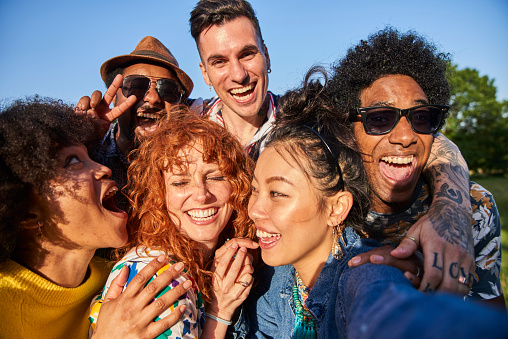
#> input picture Face Detection App (Python)/By Image - Object Detection using OpenCV/multiple_faces_photo.jpg, 508 x 339 px
$ python Face_Detector_AI.py
#> lines starting #> are read from the running program, lines starting #| are printed output that depends on the picture; after the words box and inside, x2 and y2 are one past the last pixel; in counts of white or black regions, pixels touching at a corner belong together
"""
Packages I used: 1) OpenCV
https://github.com/opencv/opencv/tree/master/data/haarcascades (They provided us with the trained datasets)
https://github.com/anaustinbeing/haar-cascade-files
Control+ALt+L for auto-formatting code
Classifier or detector => CascadeClassifier uses haar cascade algorithm.
"""
import cv2 # Open source computer vision library for gray scale images
from random import randrange

# Step 1:
# load pre-trained data 'haarcascade_frontalface_default.xml' from opencv (haar cascade algorithm)
trainedFaceData = cv2.CascadeClassifier('haarcascade_frontalface_default.xml')

# Step 2:
# reading an image smile_photo.jpg
image = cv2.imread('multiple_faces_photo.jpg')
#> image is the input picture: shape (339, 508, 3); mean B, G, R 94.3, 99.9, 119.3

# now, I changed the image 'smile_photo' to gray color
grayScaledImage = cv2.cvtColor(image, cv2.COLOR_BGR2GRAY)
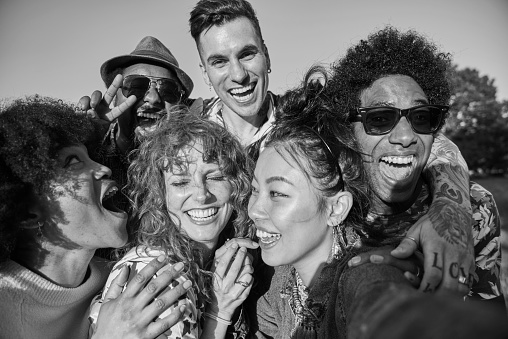
#> grayScaledImage: shape (339, 508); min 0, max 254, mean 105.1

# now, detectMultiScale will take all sizes and shapes of images, help us to detect the image and it is doing all these from gray scaled image
faceCoordinates = trainedFaceData.detectMultiScale(grayScaledImage)
#> faceCoordinates = [[230, 273, 26, 26], [174, 85, 52, 52], [253, 280, 60, 59], [190, 21, 91, 91], [155, 147, 85, 85], [345, 74, 117, 117], [232, 146, 126, 126]]
print(faceCoordinates)
#| [[230 273  26  26]
#|  [174  85  52  52]
#|  [253 280  60  59]
#|  [190  21  91  91]
#|  [155 147  85  85]
#|  [345  74 117 117]
#|  [232 146 126 126]]

# drawing rectangle around the face
for (x, y, w, h) in faceCoordinates: # now, by doing loop will detect all faces inside the picture
    cv2.rectangle(image, (x, y), (x + w, y + h), (randrange(256), randrange(256), randrange(256)), 2) # 255 is green and 2 is thickness
#> this loop made 7 passes
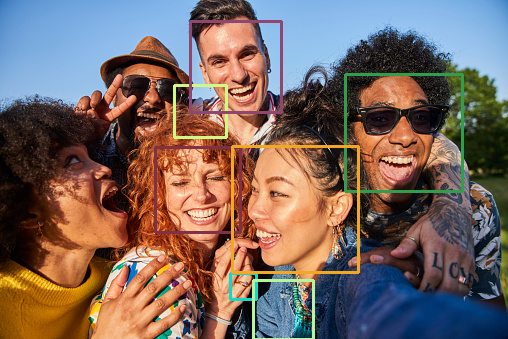
#> image: shape (339, 508, 3); 3.71% of pixels changed, all inside (x1, y1, x2, y2) = (154, 20, 464, 339)

# will display the image
cv2.imshow('Face_Detector', image)

# wait key just put little delay before popping up the image
cv2.waitKey()

print("\nSuccessful 😎")

$ run again, with Face Detection App (Python)/By Image - Object Detection using OpenCV/smile_photo.jpg copied over Face Detection App (Python)/By Image - Object Detection using OpenCV/multiple_faces_photo.jpg
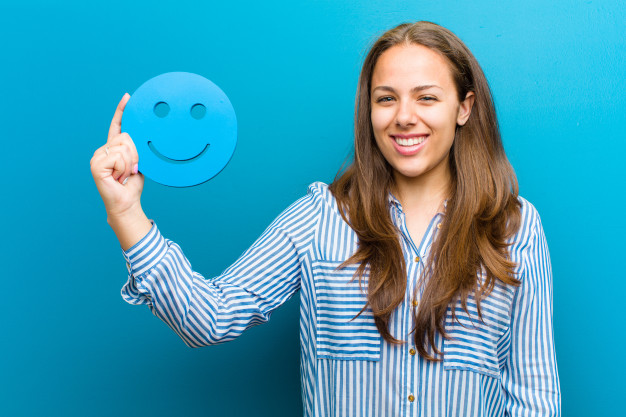
#> input picture Face Detection App (Python)/By Image - Object Detection using OpenCV/smile_photo.jpg, 626 x 417 px
#> image is the input picture: shape (417, 626, 3); mean B, G, R 182.3, 156.8, 60.9
#> `grayScaledImage = cv2.cvtColor(image, cv2.COLOR_BGR2GRAY)`:
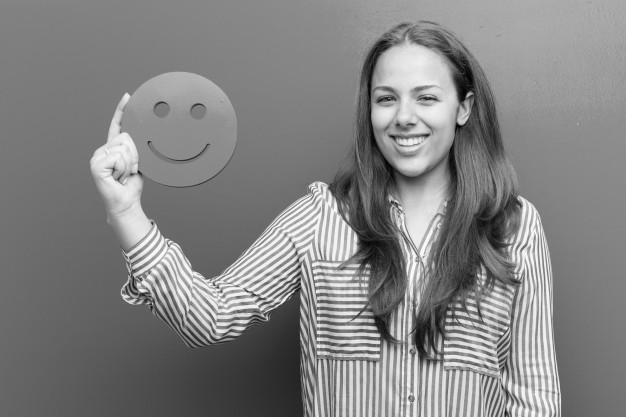
#> grayScaledImage: shape (417, 626); min 1, max 255, mean 131.1
#> faceCoordinates = [[502, 225, 60, 60], [354, 55, 108, 108], [478, 248, 91, 91], [125, 69, 110, 110]]
#| [[502 225  60  60]
#|  [354  55 108 108]
#|  [478 248  91  91]
#|  [125  69 110 110]]
#> the loop `for (x, y, w, h) in faceCoordinates:` made 4 passes
#> after the loop `for (x, y, w, h) in faceCoordinates:`:
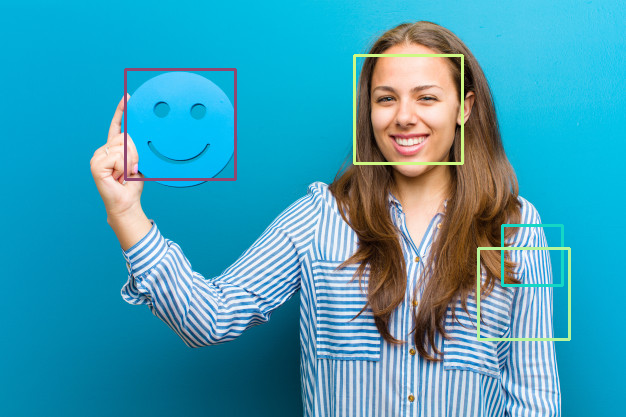
#> image: shape (417, 626, 3); 1.68% of pixels changed, all inside (x1, y1, x2, y2) = (124, 54, 571, 341)
